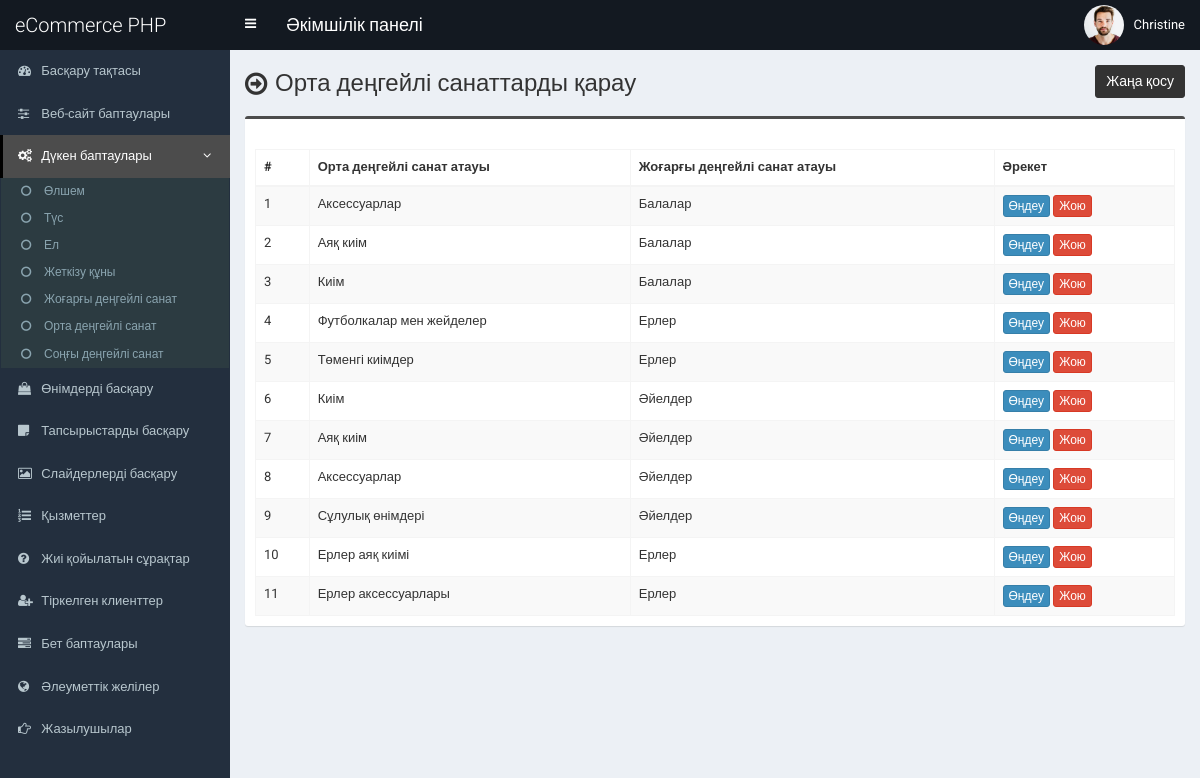
The page /admin/mid-category.php (signed in) on the database its author committed.
### tables this page shows
CREATE TABLE `tbl_mid_category` (
  `mcat_id` int(11) NOT NULL,
  `mcat_name` varchar(255) NOT NULL,
  `tcat_id` int(11) NOT NULL
);

CREATE TABLE `tbl_top_category` (
  `tcat_id` int(11) NOT NULL,
  `tcat_name` varchar(255) NOT NULL,
  `show_on_menu` int(1) NOT NULL
);

### admin/mid-category.php (the view, shortened to what this page needs)
<?php require_once('header.php'); ?>
<section class="content-header">
    <div class="content-header-left">
        <h1>Орта деңгейлі санаттарды қарау</h1>
    </div>
    <div class="content-header-right">
        <a href="mid-category-add.php" class="btn btn-primary btn-sm">Жаңа қосу</a>
    </div>
</section>
<section class="content">
  <div class="row">
    <div class="col-md-12">
      <div class="box box-info">
        <div class="box-body table-responsive">
          <table id="example1" class="table table-bordered table-hover table-striped">
            <thead>
                <tr>
                    <th>#</th>
                    <th>Орта деңгейлі санат атауы</th>
                    <th>Жоғарғы деңгейлі санат атауы</th>
                    <th>Әрекет</th>
                </tr>
            </thead>
            <tbody>
                <?php
                $i=0;
                $statement = $pdo->prepare("SELECT *
                                    FROM tbl_mid_category t1
                                    JOIN tbl_top_category t2
                                    ON t1.tcat_id = t2.tcat_id
                                    ORDER BY t1.mcat_id DESC");
                $statement->execute();
                $result = $statement->fetchAll(PDO::FETCH_ASSOC);
                foreach ($result as $row) {
                    $i++;
                    ?>
                    <tr>
                        <td><?php echo $i; ?></td>
                        <td><?php echo $row['mcat_name']; ?></td>
                        <td><?php echo $row['tcat_name']; ?></td>
                        <td>
                            <a href="mid-category-edit.php?id=<?php echo $row['mcat_id']; ?>" class="btn btn-primary btn-xs">Өңдеу</a>
                            <a href="#" class="btn btn-danger btn-xs" data-href="mid-category-delete.php?id=<?php echo $row['mcat_id']; ?>" data-toggle="modal" data-target="#confirm-delete">Жою</a>
                        </td>
                    </tr>
                    <?php
                }
                ?>
            </tbody>
          </table>
        </div>
      </div>
</section>
<?php require_once('footer.php'); ?>

### admin/style.css (style rules this page uses)
body { font-size: 13px; font-family: "Roboto", sans-serif; }
.content-header > h1, .content-header .content-header-left h1 { font-family: "Roboto", sans-serif; }
.box-info { padding-top: 20px; }
.content-header { overflow: hidden; }
.content-header .content-header-left { float: left; padding-top: 5px; }
.content-header .content-header-right { float: right; }
.content-header .content-header-left h1 { margin-top: 0; margin-bottom: 0; padding-left: 30px; padding-bottom: 5px; font-size: 24px; position: relative; }
.content-header .content-header-left h1:before { position: absolute; top: 0; left: 0; font-family: "FontAwesome", sans-serif; font-size: 26px; content: "\f18e"; }
.content-header .content-header-right a { position: relative; font-size: 14px; }
.box.box-info { border-top-color: #4c4c4c; }
.content-header .content-header-right a { background-color: #333333; border-color: #333333; }

### rows shown on the page
tbl_mid_category: mcat_name "Аксессуарлар", tcat.tcat_name "Балалар"
tbl_mid_category: mcat_name "Аяқ киім", tcat.tcat_name "Балалар"
tbl_mid_category: mcat_name "Киім", tcat.tcat_name "Балалар"
tbl_mid_category: mcat_name "Футболкалар мен жейделер", tcat.tcat_name "Ерлер"
tbl_mid_category: mcat_name "Төменгі киімдер", tcat.tcat_name "Ерлер"
tbl_mid_category: mcat_name "Киім", tcat.tcat_name "Әйелдер"
tbl_mid_category: mcat_name "Аяқ киім", tcat.tcat_name "Әйелдер"
tbl_mid_category: mcat_name "Аксессуарлар", tcat.tcat_name "Әйелдер"
tbl_mid_category: mcat_name "Сұлулық өнімдері", tcat.tcat_name "Әйелдер"
tbl_mid_category: mcat_name "Ерлер аяқ киімі", tcat.tcat_name "Ерлер"
tbl_mid_category: mcat_name "Ерлер аксессуарлары", tcat.tcat_name "Ерлер"

### other values the page prints
$_SESSION['user']['full_name'] "Christine"
